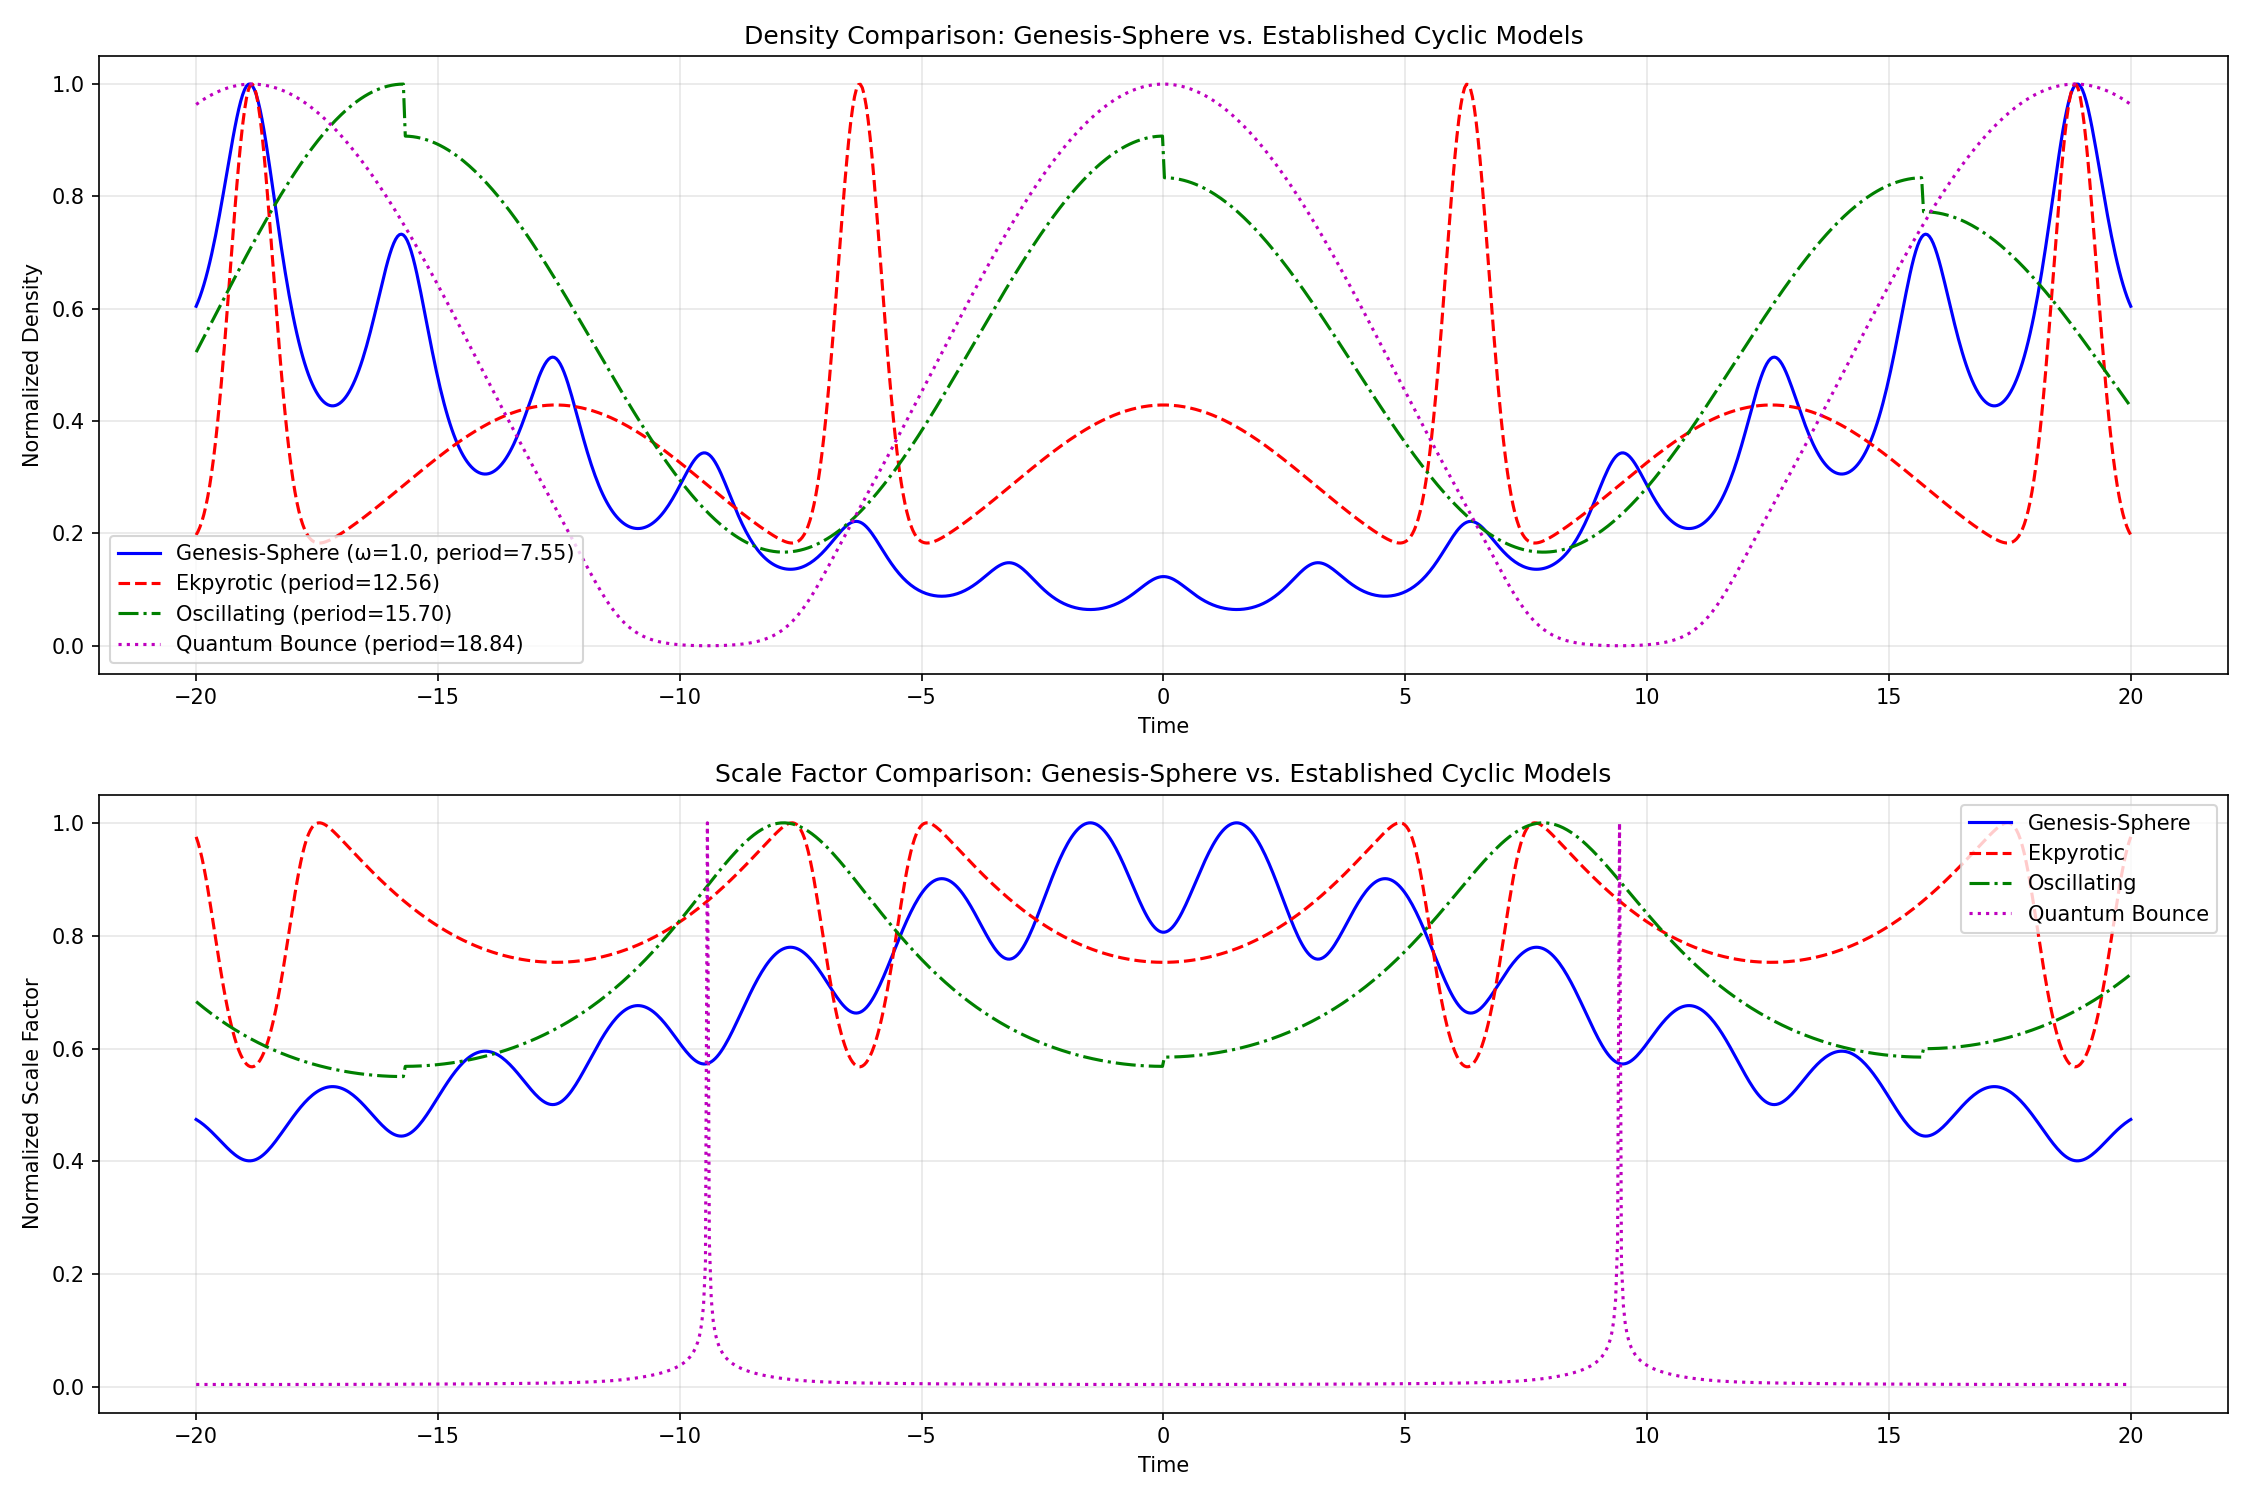

Reproduce this figure in Python.
"""
Generates datasets comparing Genesis-Sphere with established cyclic cosmological models.
"""

import os
import numpy as np
import pandas as pd
import matplotlib.pyplot as plt
from scipy.signal import find_peaks
import sys

# Add parent directories to path
parent_dir = os.path.dirname(os.path.dirname(os.path.dirname(os.path.abspath(__file__))))
sys.path.append(parent_dir)
sys.path.append(os.path.join(parent_dir, 'models'))

from models.genesis_model import GenesisSphereModel

def generate_ekpyrotic_model(time, scale=1.0):
    """Generate data for Ekpyrotic model (Steinhardt & Turok)"""
    # Simplified model of density in ekpyrotic scenario
    # Characterized by slow contraction, rapid expansion, and brane collisions
    
    # Scale the time to match the ekpyrotic cycle period
    t = time / scale
    
    # Base oscillating component
    base = 1 + 0.5 * np.cos(t)
    
    # Add brane collision spikes at each cycle boundary
    brane_collision = 3.0 * np.exp(-10 * (t % (2*np.pi) - np.pi)**2)
    
    # Combine components
    density = base + brane_collision
    
    # Calculate scale factor (a ∝ ρ^(-1/3) in simple model)
    scale_factor = density**(-1/3)
    
    # Normalize scale factor
    scale_factor = scale_factor / np.max(scale_factor)
    
    return {
        'density': density,
        'scale_factor': scale_factor,
        'model_name': 'Ekpyrotic',
        'description': 'Slow contraction, rapid expansion with brane collisions'
    }

def generate_oscillating_model(time, scale=1.0):
    """Generate data for Tolman's oscillating universe model"""
    # Simplified model of density in oscillating universe
    # Each cycle has slightly different characteristics due to entropy
    
    # Scale the time to match the cycle period
    t = time / scale
    
    # Calculate cycle number for each time point
    cycle_num = np.floor(t / (2*np.pi))
    
    # Base oscillating component with decreasing amplitude due to entropy
    amplitude = 1.0 / (1.0 + 0.1 * cycle_num)
    phase = t % (2*np.pi)
    
    # Generate density profile
    density = 0.5 + amplitude * (1 + np.cos(phase))
    
    # Calculate scale factor
    scale_factor = density**(-1/3)
    
    # Normalize scale factor
    scale_factor = scale_factor / np.max(scale_factor)
    
    return {
        'density': density,
        'scale_factor': scale_factor,
        'model_name': 'Oscillating (Tolman)',
        'description': 'Cosmos oscillates with entropy effects between cycles'
    }

def generate_quantum_bounce_model(time, scale=1.0):
    """Generate data for Loop Quantum Cosmology bounce model"""
    # Simplified model of density in LQC
    # Characterized by smooth bounce without singularity
    
    # Scale the time to match the cycle period
    t = time / scale
    
    # Base oscillating component
    base = 1 + np.cos(t)
    
    # Quantum effects prevent singularity - density is bounded
    quantum_correction = 1.0 / (1.0 + 5.0 * np.exp(-5.0 * (t % (2*np.pi) - np.pi)**2))
    
    # Combine components
    density = base * quantum_correction
    
    # Calculate scale factor
    scale_factor = density**(-1/3)
    
    # Normalize scale factor
    scale_factor = scale_factor / np.max(scale_factor)
    
    return {
        'density': density,
        'scale_factor': scale_factor,
        'model_name': 'Quantum Bounce',
        'description': 'Quantum gravity prevents singularity at bounce'
    }

def generate_cyclic_comparison_dataset(alpha=0.02, beta=0.8, omega=1.0, epsilon=0.1,
                                     time_range=(-20, 20), n_points=1000):
    """
    Generate dataset comparing Genesis-Sphere with established cyclic cosmology models.
    """
    # Create output directory if it doesn't exist
    output_dir = os.path.dirname(os.path.abspath(__file__))
    os.makedirs(output_dir, exist_ok=True)
    
    # Generate time array
    time = np.linspace(time_range[0], time_range[1], n_points)
    
    # Create Genesis-Sphere model
    gs_model = GenesisSphereModel(alpha=alpha, beta=beta, omega=omega, epsilon=epsilon)
    
    # Calculate Genesis-Sphere functions
    gs_results = gs_model.evaluate_all(time)
    gs_density = gs_results['density']
    gs_temporal_flow = gs_results['temporal_flow']
    
    # Generate cyclic cosmology models
    ekpyrotic_data = generate_ekpyrotic_model(time, scale=2.0)
    oscillating_data = generate_oscillating_model(time, scale=2.5)
    quantum_data = generate_quantum_bounce_model(time, scale=3.0)
    
    # Normalize all densities to similar scale for comparison
    gs_density_norm = gs_density / np.max(gs_density)
    ekpyrotic_density_norm = ekpyrotic_data['density'] / np.max(ekpyrotic_data['density'])
    oscillating_density_norm = oscillating_data['density'] / np.max(oscillating_data['density'])
    quantum_density_norm = quantum_data['density'] / np.max(quantum_data['density'])
    
    # Find peaks for all models
    gs_peaks, _ = find_peaks(gs_density_norm, height=0.5)
    ekpyrotic_peaks, _ = find_peaks(ekpyrotic_density_norm, height=0.5)
    oscillating_peaks, _ = find_peaks(oscillating_density_norm, height=0.5)
    quantum_peaks, _ = find_peaks(quantum_density_norm, height=0.5)
    
    # Calculate periods
    def calculate_period(time, peaks):
        if len(peaks) >= 2:
            peak_times = time[peaks]
            periods = np.diff(peak_times)
            return np.mean(periods)
        return np.nan
    
    gs_period = calculate_period(time, gs_peaks)
    ekpyrotic_period = calculate_period(time, ekpyrotic_peaks)
    oscillating_period = calculate_period(time, oscillating_peaks)
    quantum_period = calculate_period(time, quantum_peaks)
    
    # Create comparison visualization
    plt.figure(figsize=(15, 10))
    
    # Density comparison
    plt.subplot(2, 1, 1)
    plt.plot(time, gs_density_norm, 'b-', label=f'Genesis-Sphere (ω={omega}, period={gs_period:.2f})')
    plt.plot(time, ekpyrotic_density_norm, 'r--', label=f'Ekpyrotic (period={ekpyrotic_period:.2f})')
    plt.plot(time, oscillating_density_norm, 'g-.', label=f'Oscillating (period={oscillating_period:.2f})')
    plt.plot(time, quantum_density_norm, 'm:', label=f'Quantum Bounce (period={quantum_period:.2f})')
    plt.title('Density Comparison: Genesis-Sphere vs. Established Cyclic Models')
    plt.xlabel('Time')
    plt.ylabel('Normalized Density')
    plt.grid(True, alpha=0.3)
    plt.legend()
    
    # Scale factor comparison
    plt.subplot(2, 1, 2)
    # Calculate simple scale factor for Genesis-Sphere (a ∝ ρ^(-1/3) in simple model)
    gs_scale_factor = gs_density**(-1/3)
    gs_scale_factor = gs_scale_factor / np.max(gs_scale_factor)
    
    plt.plot(time, gs_scale_factor, 'b-', label='Genesis-Sphere')
    plt.plot(time, ekpyrotic_data['scale_factor'], 'r--', label='Ekpyrotic')
    plt.plot(time, oscillating_data['scale_factor'], 'g-.', label='Oscillating')
    plt.plot(time, quantum_data['scale_factor'], 'm:', label='Quantum Bounce')
    plt.title('Scale Factor Comparison: Genesis-Sphere vs. Established Cyclic Models')
    plt.xlabel('Time')
    plt.ylabel('Normalized Scale Factor')
    plt.grid(True, alpha=0.3)
    plt.legend()
    
    plt.tight_layout()
    fig_path = os.path.join(output_dir, 'cyclic_model_comparison.png')
    plt.savefig(fig_path, dpi=150)
    plt.close()
    
    # Create data for CSV
    results = []
    
    for t, gs_d, gs_tf, gs_sf, ek_d, ek_sf, os_d, os_sf, q_d, q_sf in zip(
            time, gs_density_norm, gs_temporal_flow, gs_scale_factor,
            ekpyrotic_density_norm, ekpyrotic_data['scale_factor'],
            oscillating_density_norm, oscillating_data['scale_factor'],
            quantum_density_norm, quantum_data['scale_factor']):
        
        results.append({
            'time': t,
            'gs_density': gs_d,
            'gs_temporal_flow': gs_tf,
            'gs_scale_factor': gs_sf,
            'ekpyrotic_density': ek_d,
            'ekpyrotic_scale_factor': ek_sf,
            'oscillating_density': os_d,
            'oscillating_scale_factor': os_sf,
            'quantum_density': q_d,
            'quantum_scale_factor': q_sf
        })
    
    # Save to CSV
    df = pd.DataFrame(results)
    csv_path = os.path.join(output_dir, 'cyclic_model_comparison.csv')
    df.to_csv(csv_path, index=False)
    print(f"Saved cyclic model comparison dataset to {csv_path}")
    
    # Create summary dataset
    summary = [
        {'model': 'Genesis-Sphere', 'period': gs_period, 'alpha': alpha, 'beta': beta, 'omega': omega, 'epsilon': epsilon},
        {'model': 'Ekpyrotic', 'period': ekpyrotic_period},
        {'model': 'Oscillating', 'period': oscillating_period},
        {'model': 'Quantum Bounce', 'period': quantum_period}
    ]
    
    summary_df = pd.DataFrame(summary)
    summary_csv_path = os.path.join(output_dir, 'cyclic_model_summary.csv')
    summary_df.to_csv(summary_csv_path, index=False)
    
    # Create table with model characteristics for documentation
    model_characteristics = [
        {'model': 'Genesis-Sphere', 'key_features': 'Temporal flow slows near t=0; Sinusoidal density modulation', 
         'parameters': f'α={alpha}, β={beta}, ω={omega}, ε={epsilon}', 'cycle_period': f'{gs_period:.2f}'},
        {'model': 'Ekpyrotic', 'key_features': 'Slow contraction, rapid expansion; Brane collisions', 
         'parameters': 'Theoretical', 'cycle_period': f'{ekpyrotic_period:.2f}'},
        {'model': 'Oscillating (Tolman)', 'key_features': 'Entropy increases with each cycle; Decreasing amplitude', 
         'parameters': 'Theoretical', 'cycle_period': f'{oscillating_period:.2f}'},
        {'model': 'Quantum Bounce', 'key_features': 'Quantum gravity prevents singularity; Smooth bounce', 
         'parameters': 'Theoretical', 'cycle_period': f'{quantum_period:.2f}'}
    ]
    
    char_df = pd.DataFrame(model_characteristics)
    char_csv_path = os.path.join(output_dir, 'model_characteristics.csv')
    char_df.to_csv(char_csv_path, index=False)
    
    return df

def main():
    """Main function to generate the cyclic model comparison dataset"""
    print("Generating cyclic model comparison datasets...")
    generate_cyclic_comparison_dataset()
    print("Done.")

if __name__ == "__main__":
    main()
